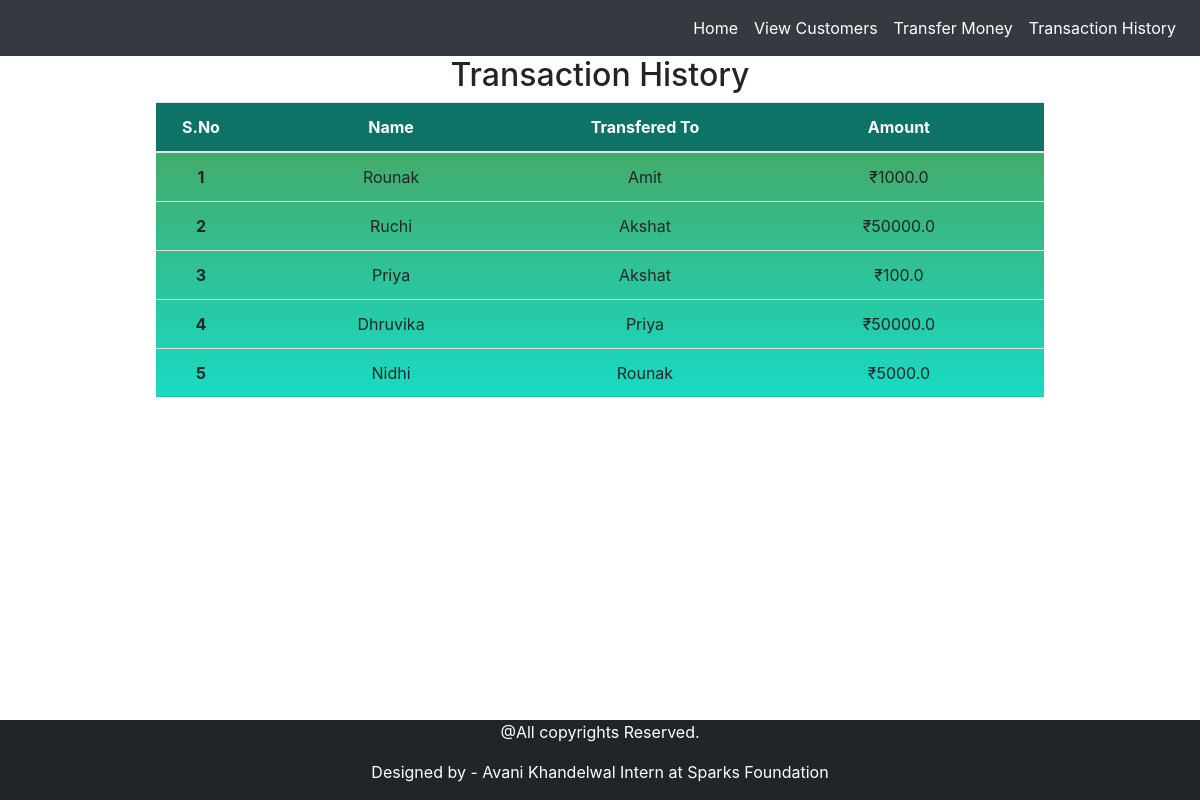
The page /history/ on the database its author committed.
### Banking_System/models.py (models this page shows)
class History(models.Model):
    transfered_by=models.CharField(max_length=50,default=None)
    transfered_to=models.CharField(max_length=50,default=None)
    amount=models.FloatField(default=0)

### Banking_System/views.py (the view)
# urls.py: path("history/",views.history, name="history"),
def history(request):
    hist=History.objects.all()
    dic={"hist":hist}
    return render(request,'history.html',dic)

### templates/history.html
{% extends "base.html"%} {% block body %}
<body>
<div class="container" style="text-align:center;" >
<h2>Transaction History</h2>
<table class="table table-hover" style="width:80%; margin-left:auto; margin-right:auto;background:linear-gradient(180deg, #4CA259 0%, #18DAC3 100%)">
  <thead>
    <tr style="background-color:#0d7367;color:white;">
      <th scope="col" style="width:5%;">S.No</th>
      <th scope="col" style="width:20%;">Name</th>
      <th scope="col" style="width:15%;">Transfered To</th>
      <th scope="col" style="width:20%;">Amount</th>
    </tr>
  </thead>
  <tbody>
  {% for i in hist%}
    <tr>
      <th scope="row">{{ forloop.counter }}</th>
      <td>{{i.transfered_by}}</td>
      <td>{{i.transfered_to}}</td>
      <td>₹{{i.amount}}</td>
    </tr>
    {% endfor %}
  </tbody>
</table>
</div>
</body>
{% endblock body %}

### rows shown on the page
History: transfered_by "Rounak", transfered_to "Amit", amount "1000.0"
History: transfered_by "Ruchi", transfered_to "Akshat", amount "50000.0"
History: transfered_by "Priya", transfered_to "Akshat", amount "100.0"
History: transfered_by "Dhruvika", transfered_to "Priya", amount "50000.0"
History: transfered_by "Nidhi", transfered_to "Rounak", amount "5000.0"
